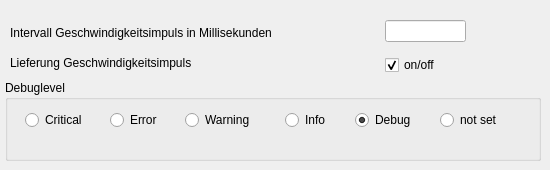
    <widget class="QWidget" name="tab_4">
     <attribute name="title">
      <string>config</string>
     </attribute>
     <widget class="QLabel" name="label_17">
      <property name="geometry">
       <rect>
        <x>10</x>
        <y>25</y>
        <width>306</width>
        <height>16</height>
       </rect>
      </property>
      <property name="text">
       <string>Intervall Geschwindigkeitsimpuls in Millisekunden</string>
      </property>
     </widget>
     <widget class="QLineEdit" name="inp_intervall_speed">
      <property name="geometry">
       <rect>
        <x>385</x>
        <y>20</y>
        <width>81</width>
        <height>22</height>
       </rect>
      </property>
      <property name="text">
       <string/>
      </property>
     </widget>
     <widget class="QLabel" name="label_18">
      <property name="geometry">
       <rect>
        <x>10</x>
        <y>55</y>
        <width>216</width>
        <height>16</height>
       </rect>
      </property>
      <property name="text">
       <string>Lieferung Geschwindigkeitsimpuls</string>
      </property>
     </widget>
     <widget class="QCheckBox" name="chk_speedimpuls">
      <property name="geometry">
       <rect>
        <x>385</x>
        <y>55</y>
        <width>81</width>
        <height>20</height>
       </rect>
      </property>
      <property name="text">
       <string>on/off</string>
      </property>
      <property name="checked">
       <bool>true</bool>
      </property>
     </widget>
     <widget class="QGroupBox" name="groupBox_3">
      <property name="geometry">
       <rect>
        <x>5</x>
        <y>80</y>
        <width>536</width>
        <height>81</height>
       </rect>
      </property>
      <property name="title">
       <string>Debuglevel</string>
      </property>
      <widget class="QRadioButton" name="rbn_loglevel_error">
       <property name="geometry">
        <rect>
         <x>105</x>
         <y>30</y>
         <width>81</width>
         <height>20</height>
        </rect>
       </property>
       <property name="text">
        <string>Error</string>
       </property>
      </widget>
      <widget class="QRadioButton" name="rbn_loglevel_warning">
       <property name="geometry">
        <rect>
         <x>180</x>
         <y>30</y>
         <width>81</width>
         <height>20</height>
        </rect>
       </property>
       <property name="text">
        <string>Warning</string>
       </property>
      </widget>
      <widget class="QRadioButton" name="rbn_loglevel_info">
       <property name="geometry">
        <rect>
         <x>280</x>
         <y>30</y>
         <width>81</width>
         <height>20</height>
        </rect>
       </property>
       <property name="text">
        <string>Info</string>
       </property>
       <property name="checked">
        <bool>false</bool>
       </property>
      </widget>
      <widget class="QRadioButton" name="rbn_loglevel_debug">
       <property name="geometry">
        <rect>
         <x>350</x>
         <y>30</y>
         <width>81</width>
         <height>20</height>
        </rect>
       </property>
       <property name="text">
        <string>Debug</string>
       </property>
       <property name="checked">
        <bool>true</bool>
       </property>
      </widget>
      <widget class="QRadioButton" name="rbn_loglevel_critical">
       <property name="geometry">
        <rect>
         <x>20</x>
         <y>30</y>
         <width>81</width>
         <height>20</height>
        </rect>
       </property>
       <property name="text">
        <string>Critical</string>
       </property>
      </widget>
      <widget class="QRadioButton" name="rbn_loglevel_notset">
       <property name="geometry">
        <rect>
         <x>435</x>
         <y>30</y>
         <width>81</width>
         <height>20</height>
        </rect>
       </property>
       <property name="text">
        <string>not set</string>
       </property>
       <property name="checked">
        <bool>false</bool>
       </property>
      </widget>
     </widget>
    </widget>
